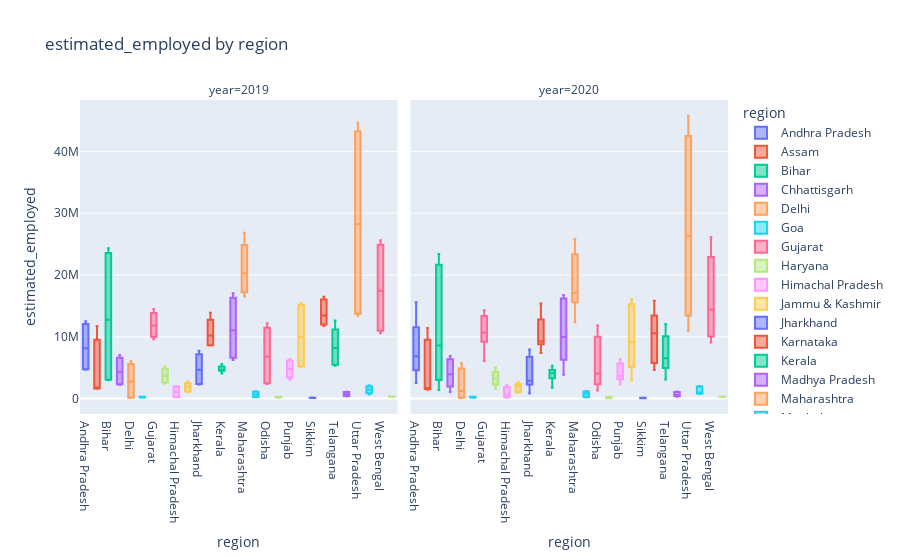

Notebook source saved alongside this figure:
### Code cell
fig = px.box(df, x='region',y='estimated_employed',facet_col='year',color='region',title="estimated_employed by region")

fig.show()
